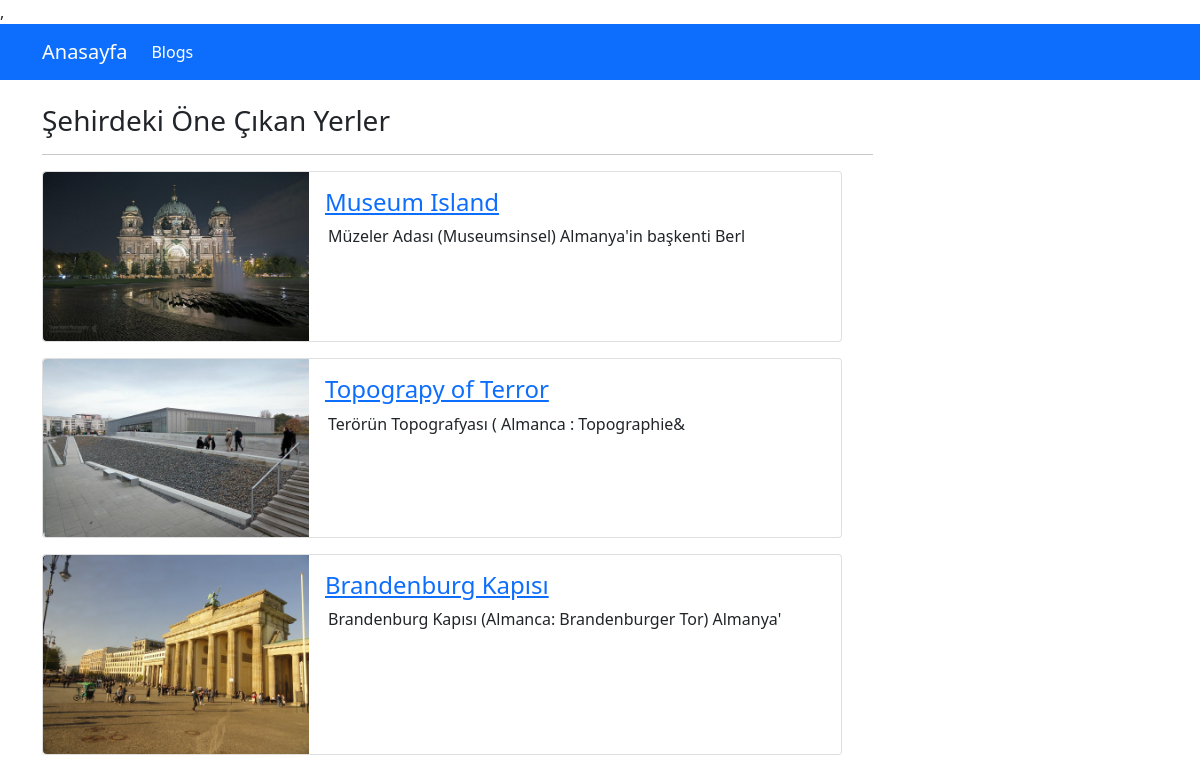
The page /category_city/berlin on the database its author committed.
### blog/models.py (models this page shows, shortened)
class TripCity(models.Model):
    title = models.CharField(max_length=200)
    image = models.ImageField(upload_to="Ulkeler")
    description = RichTextField()
    is_active = models.BooleanField(default=False)
    is_home = models.BooleanField(default=False)
    slug =models.SlugField(null=True, blank=True, unique=True, db_index=True, editable=False)   #blank=True   admin de bu alanı doldurmak zorunlu olmaz, editable=False yazınca bu alan görünmez
    category_city= models.ForeignKey(BlogCity, default=1, on_delete=models.CASCADE)   #bire cok iliski

### blog/views.py (the view)
# urls.py: path('category_city/<slug:slug>', views.trip_by_city, name="trip_by_city"),
def trip_by_city(request, slug):
    context = {
        "trips_city": TripCity.objects.filter(is_active=True, category_city__slug=slug),  #iliskili olan kategori kaydına göre slug bilgisini alacagız sonra parametre olarak gelen slug bilgisine esitleyecegiz. Yani kategorısi slug olan bilgiler filtrelenmis olacak
        "category_city": BlogCity.objects.all(),
        "selected_category": slug,
    }
    return render(request, "blog/blogs_city_trip.html", context)

### blog/templates/blog/blogs_city_trip.html (shortened to what this page needs)
{% extends "base.html" %}
{% load static %}
{% block css_files %}
    <link rel="stylesheet" href="{% static 'blog/css/style.css'%}">
{% endblock %}
{% block content %}
    <div class="container mt-3">
        <div class="row">
            <div class="col-9">
                <h1><h3>Şehirdeki Öne Çıkan Yerler</h3></h1>
                <hr>
                {% for trip_city in trips_city %}
                    {% include 'blog/partials/_blog3.html' %}
                {% endfor %}
            </div>
        </div>
    </div>
{% endblock %}

### blog/templates/blog/partials/_blog3.html
{% load static %}
<div class="card mb-3" style="max-width: 800px;">
    <div class="row g-0">
      <div class="col-md-4">
        <img src="{{trip_city.image.url}}" class="img-fluid rounded-start" alt="...">
      </div>
      <div class="col-md-8">
        <div class="card-body">
          <h4 class="card-title "> <a href="{% url 'blogs_details' trip_city.slug %}">{{ trip_city.title }} </a> </h4>
          <div style=" margin-right: 10px; margin-left: 3px; margin-bottom: 10px;"><p class="card-text">{{trip_city.description|safe|striptags|slice:"0:75"}}</p></div>
        </div>
      </div>
    </div>
</div>

### rows shown on the page
TripCity: image (picture), title "Museum Island", description "Müzeler Adası (Museumsinsel) Almanya'in başkenti Berl"
TripCity: image (picture), title "Topograpy of Terror", description "Terörün Topografyası ( Almanca : Topographie&"
TripCity: image (picture), title "Brandenburg Kapısı", description "Brandenburg Kapısı (Almanca: Brandenburger Tor) Almanya'"
